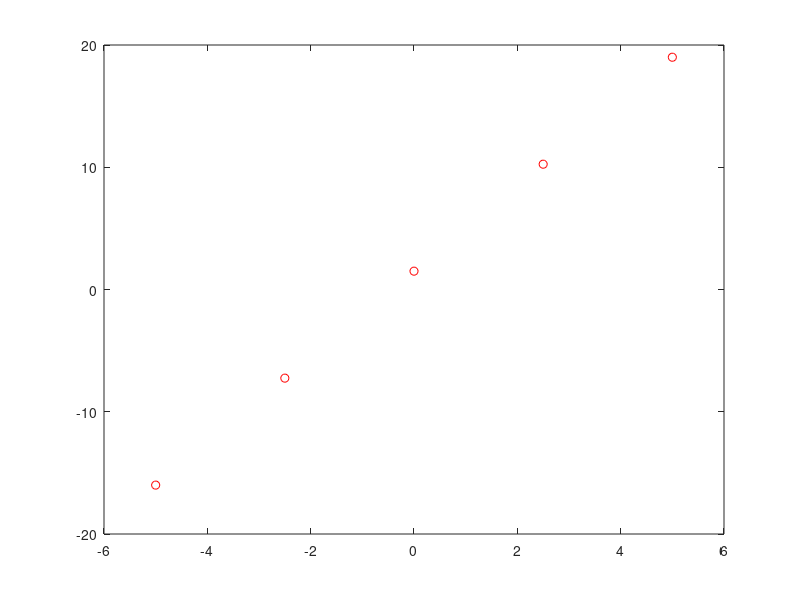

The MATLAB source for this figure: (Note: this script raises an error after producing the figure.)
clear all
close all

m = 3.5; q = 1.5;
a = -5; b = 5;
N_nodi = 5;
x_nodi = linspace (a,b,N_nodi)';
y_nodi = m*x_nodi + q;

plot(x_nodi,y_nodi, 'or');

x = linspace(a,b, 50);
[y,alpha] = coeff_indeterminati(x_nodi, y_nodi, x); 
% alpha contiene i coefficienti del polinomio di interpolazione 
% che è stato calcolato, nella rappresentazione canonica, e sono
% nell'ordine dalla potenza di x di grado più basso, cioè dal termine noto,
% alle potenze più alte 
% conterrà 1,5 -> q e 3,5 --> m, abbiamo 3 coefficienti nulli ovvero
% abbiamo individuato una retta perchè i punti sono allineati

hold on;
plot(x,y,"b");

y__pert = y_nodi + randn(size(y_nodi));
plot(x_nodi,y__pert, 'ok');
[y2,alpha2] = coeff_indeterminati(x_nodi, y__pert, x); 
plot(x,y2, 'k');

